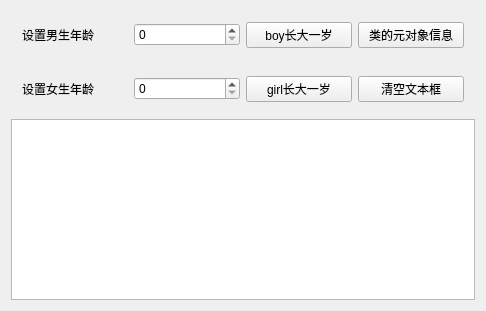
<?xml version="1.0" encoding="UTF-8"?>
<ui version="4.0">
 <class>QmyWidget</class>
 <widget class="QWidget" name="QmyWidget">
  <property name="geometry">
   <rect>
    <x>0</x>
    <y>0</y>
    <width>486</width>
    <height>311</height>
   </rect>
  </property>
  <property name="windowTitle">
   <string>QmyWidget</string>
  </property>
  <layout class="QVBoxLayout" name="verticalLayout">
   <item>
    <widget class="QWidget" name="widget" native="true">
     <layout class="QHBoxLayout" name="horizontalLayout_2">
      <item>
       <widget class="QLabel" name="label">
        <property name="text">
         <string>设置男生年龄</string>
        </property>
       </widget>
      </item>
      <item>
       <widget class="QSpinBox" name="spinBoy"/>
      </item>
      <item>
       <widget class="QPushButton" name="btnBoyInc">
        <property name="text">
         <string>boy长大一岁</string>
        </property>
       </widget>
      </item>
      <item>
       <widget class="QPushButton" name="btnClassInfo">
        <property name="text">
         <string>类的元对象信息</string>
        </property>
       </widget>
      </item>
     </layout>
    </widget>
   </item>
   <item>
    <widget class="QWidget" name="widget_2" native="true">
     <layout class="QHBoxLayout" name="horizontalLayout">
      <item>
       <widget class="QLabel" name="label_2">
        <property name="text">
         <string>设置女生年龄</string>
        </property>
       </widget>
      </item>
      <item>
       <widget class="QSpinBox" name="spinGirl"/>
      </item>
      <item>
       <widget class="QPushButton" name="btnGirlInc">
        <property name="text">
         <string>girl长大一岁</string>
        </property>
       </widget>
      </item>
      <item>
       <widget class="QPushButton" name="btnClear">
        <property name="text">
         <string>清空文本框</string>
        </property>
       </widget>
      </item>
     </layout>
    </widget>
   </item>
   <item>
    <widget class="QTextEdit" name="textEdit"/>
   </item>
  </layout>
 </widget>
 <layoutdefault spacing="6" margin="11"/>
 <resources/>
 <connections/>
</ui>
